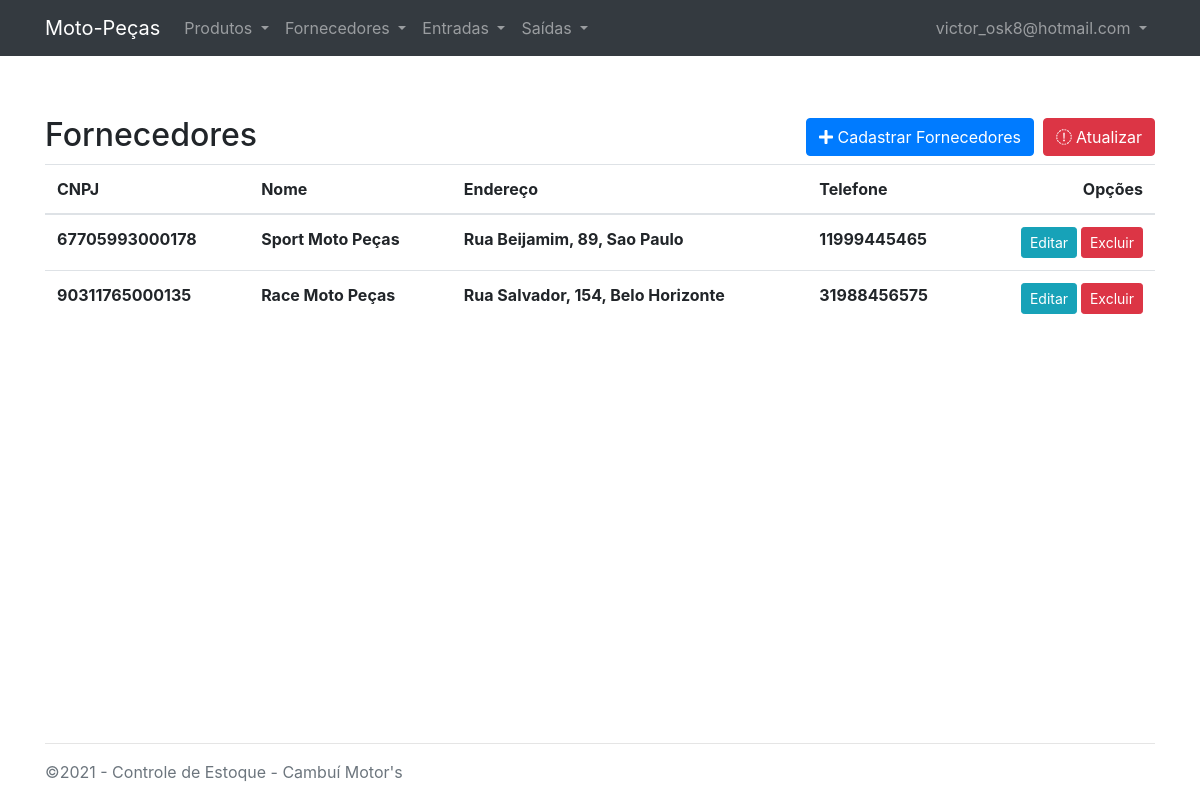
Screenshot of /fornecedores/index.php (signed in) with the database file from the repository.
### tables this page shows
CREATE TABLE fornecedor (
	id char(14) primary key,
	nome varchar(45) not null,
	endereco varchar(50),
	telefone varchar(12)
);

### fornecedores/functions.php (called while the page is built, shortened)
<?php
    function index($table){
        $registros = find_all($table);
    }
    function find_all($table){
        return find($table);
    }
    function find($table = null, $id = null){
        $link = open_database();
        $found = null;
        try {
            if ($id){
                $sql = "SELECT * FROM $table WHERE id = $id ";
                $exec = $link->query($sql);
                if ($exec->num_rows > 0) {
                    $found = $exec->fetch_assoc();
                }
            }
            else {
                $sql = "SELECT * FROM $table";
                $exec = $link->query($sql);
                if ($exec->num_rows > 0 ){
                    $found = $exec->fetch_all(MYSQLI_ASSOC);
                }
            }
        }
        catch (Exception $e)
        {
            $found = null;
        }
        return $found;
    }
?>

### fornecedores/index.php (the view, shortened to what this page needs)
<?php
    require_once 'functions.php';
    include_once HEADER_TEMPLATE;
    index('fornecedor');
?>
<header style="margin-top: 60px">
    <div class="row">
        <div class="col-sm-6">
            <h2>Fornecedores</h2>
        </div>
        <div class="col-sm-6 text-right h2">
            <a class="btn btn-primary" href="add.php"><i class="fa fa-plus"></i> Cadastrar Fornecedores</a>
            <a class="btn btn-danger" href="index.php"><i class="fa fa-refresh"></i> Atualizar</a>
        </div>
    </div>
</header>
<table class="table table-hover">
    <thead>
        <tr>
            <th>CNPJ</th>
            <th>Nome</th>
            <th>Endereço</th>
            <th>Telefone</th>
            <th class="text-right">Opções</th>
        </tr>
    </thead>
    <tbody>
<?php
    if ($registros){
        foreach($registros as $registro){
?>
        <tr>
            <th><?php echo $registro['id'];?></th>
            <th><?php echo $registro['nome'];?></th>
            <th><?php echo $registro['endereco'];?></th>
            <th><?php echo $registro['telefone'];?></th>
            <th class="text-right">
                <a href="edit.php?id=<?php echo $registro['id'];?>" class="btn btn-sm btn-info">Editar</a>
                <a href="del.php?id=<?php echo $registro['id'];?>" class="btn btn-sm btn-danger">Excluir</a>
            </th>
        </tr>
<?php
        }
    }
    include_once FOOTER_TEMPLATE;
?>

### inc/header.php (shortened to what this page needs)
<!DOCTYPE html>
<html lang="pt-br">
<head>
    <link rel="stylesheet" href="<?php echo BASEURL; ?>css/bootstrap.css">
    <link rel="stylesheet" href="<?php echo BASEURL; ?>fonts/css/fontawesome.css">
</head>
<body>
<nav class="navbar navbar-expand-lg navbar-dark bg-dark">
    <div class="container">
        <a class="navbar-brand" href="<?php echo BASEURL; ?>index.php">Moto-Peças</a>
        <div class="collapse navbar-collapse" id="navbarSupportedContent">
            <ul class="navbar-nav mr-auto">
                <li class="nav-item dropdown">
                    <a class="nav-link dropdown-toggle" href="#" id="navbarDropdown" role="button" data-toggle="dropdown" aria-haspopup="true" aria-expanded="false">
                        Produtos
                    </a>
                </li>
                <li class="nav-item dropdown">
                    <a class="nav-link dropdown-toggle" href="#" id="navbarDropdown" role="button" data-toggle="dropdown" aria-haspopup="true" aria-expanded="false">
                        Fornecedores
                    </a>
                </li>
                <li class="nav-item dropdown">
                    <a class="nav-link dropdown-toggle" href="#" id="navbarDropdown" role="button" data-toggle="dropdown" aria-haspopup="true" aria-expanded="false">
                        Entradas
                    </a>
                </li>
                <li class="nav-item dropdown">
                    <a class="nav-link dropdown-toggle" href="#" id="navbarDropdown" role="button" data-toggle="dropdown" aria-haspopup="true" aria-expanded="false">
                        Saídas
                    </a>
                </li>
            </ul>
            <ul class="navbar-nav ml-auto">
                    <li class="nav-item dropdown">
                        <a class="nav-link dropdown-toggle" href="#" id="navbarDropdown" role="button" data-toggle="dropdown" aria-haspopup="true" aria-expanded="false">
                            <?php echo $_SESSION['email'];?>
                        </a>
                    </li>
                </ul>
        </div>
    </div>
</nav>
<div class="container">

### inc/footer.php (shortened to what this page needs)
</div>
<footer class="footer fixed-bottom">
    <div class="container">
        <hr>
        <p class="text-muted">&copy;2021 - Controle de Estoque - Cambuí Motor's</p>
    </div>
</footer>
</body>
</html>

### rows the page displays
fornecedor: id "67705993000178", nome "Sport Moto Peças", endereco "Rua Beijamim, 89, Sao Paulo", telefone "11999445465"
fornecedor: id "90311765000135", nome "Race Moto Peças", endereco "Rua Salvador, 154, Belo Horizonte", telefone "31988456575"

### other values shown
$_SESSION['email'] "victor_osk8@hotmail.com"
